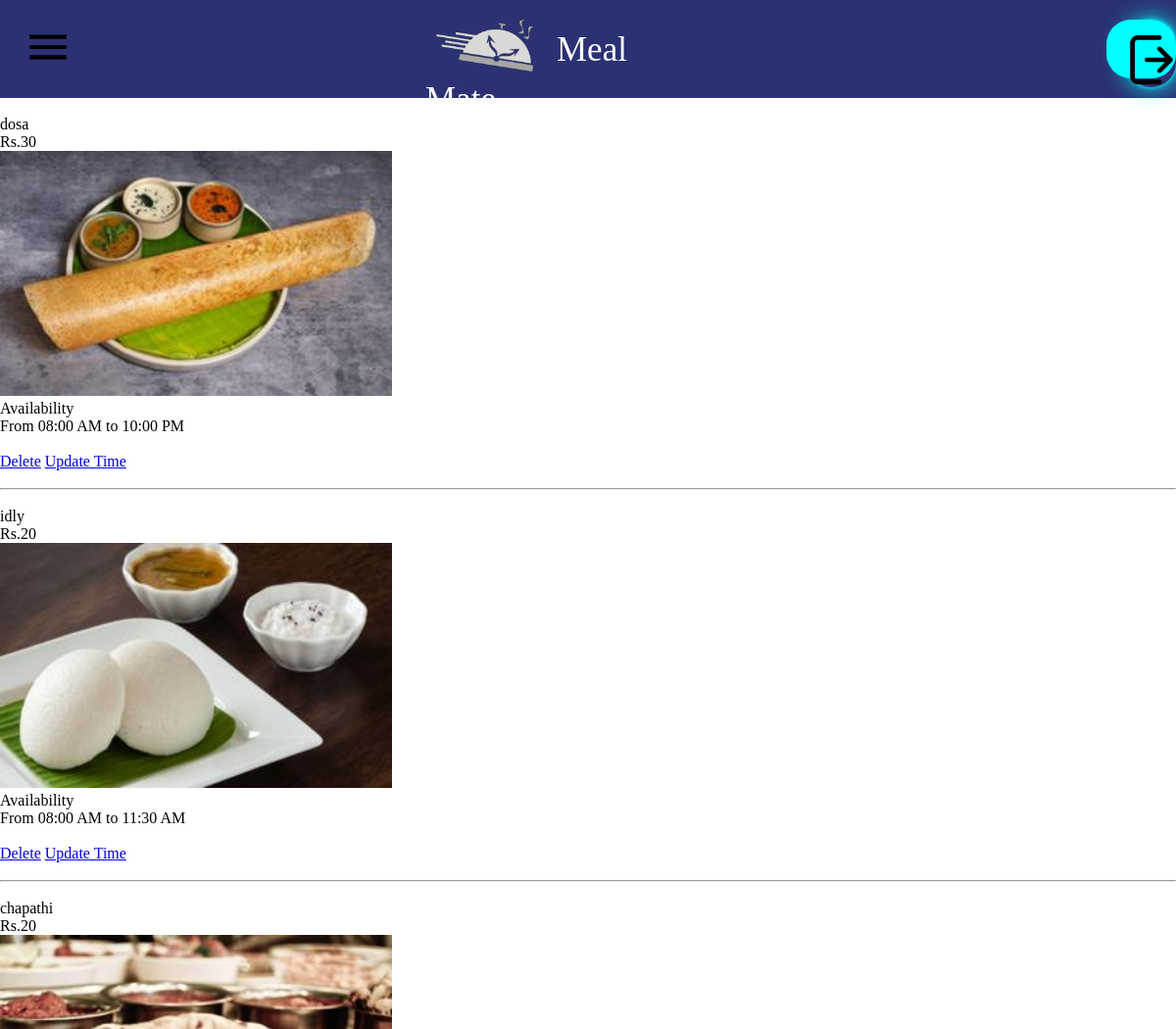
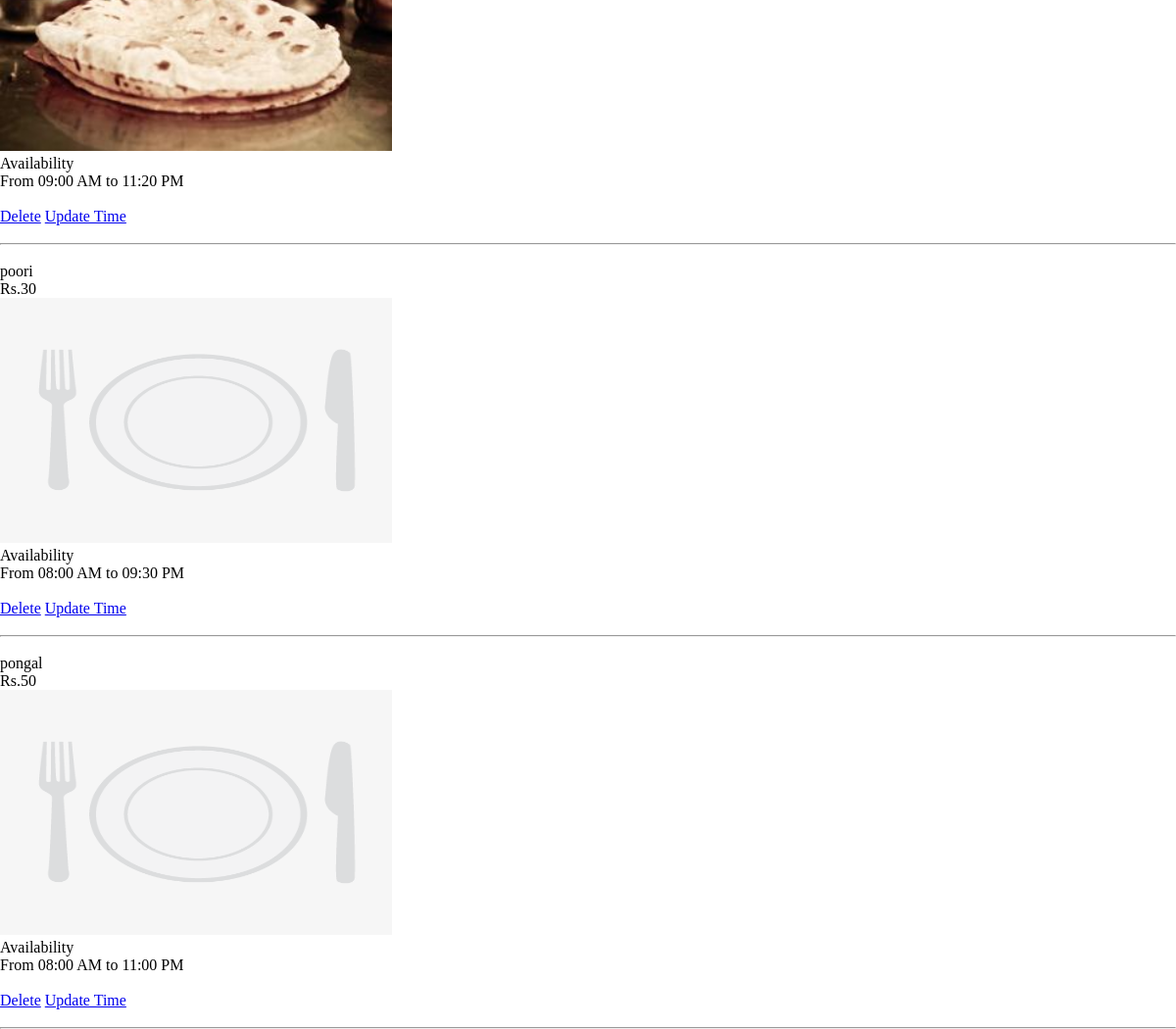
The app's page /viewMenu (signed in) with its own data (2 pictures, top to bottom).
### app.py (models this page shows, shortened)
class menu(db.Model):
    __tablename__ = "menu"
    id = db.Column(db.Integer,primary_key=True)
    name = db.Column(db.Text)
    price = db.Column(db.Integer)
    image = db.Column(db.Text, default='default.png')
    from_time = db.Column(db.Text)
    to_time = db.Column(db.Text)
    abs_from_time = db.Column(db.Time)
    abs_to_time = db.Column(db.Time)

### app.py (the view)
@app.route('/viewMenu')
@login_required
def viewMenu():
    if current_user.is_authenticated and current_user.role == 'employee':
        compMenu = menu.query.all()
        op=0
        return render_template('viewMenu.html', compMenu=compMenu,op=op)
    else:
        return 'Entry Restricted! Only Employees Allowed'

### app.py (called while the page is built)
@login_manager.user_loader
def load_user(id):
    return signup.query.get(id)

### templates/viewMenu.html (shortened to what this page needs)
{% extends 'base.html' %}
{% block content %}
{% for food in compMenu %}
    <div id="{{ food.id }}">
        <br />
        <p>{{food.name}}</p>
        <p>Rs.{{food.price}}</p>
        <img src="static/food_pics/{{food.image}}" width="400" height="250" />
        <p>Availability</p>
        <p>From {{food.from_time}} to {{food.to_time}}</p>
        <br />
        <a href="/deleteMenu/{{food.id}}">Delete</a>
        <a href="/updateTime/{{food.id}}">Update Time</a>
        <br /><br />
        <hr />
{% endfor %}
{% endblock %}

### templates/base.html (shortened to what this page needs)
<!DOCTYPE html>
<html lang="en">
  <head>
    <link rel="stylesheet" href="static/main.css" />
  </head>
  <body>
    <nav class="navigation">
      <ul class="nav">
        <li class="menu_icon">
          <a href="" onclick="showSideBar(event)" class="show_button"
            ><img src="static/menu_icon.svg" alt="" class="show_button"
          /></a>
        </li>
        <li class="nav_img">
          <img src="static/logo.png" alt="" />
          <p>Meal Mate</p>
        </li>
        <li class="logOut">
          <button>
            <a href="/logout"><img src="static/logout.png" width="100" /></a>
          </button>
        </li>
      </ul>
    </nav>
    {% block content %} {% endblock %}
  </body>
</html>

### static/main.css (style rules this page uses)
* { margin: 0px; padding: 0px; }
.navigation { width: 100%; height: 100px; background-color: rgba(3, 10, 87, 0.841); opacity: 1; transition: opacity 0.3s ease-in-out; }
.nav { display: flex; list-style: none; align-items: center; vertical-align: middle; }
.menu_icon { padding-left: 2%; }
.nav_img { height: 100px; width: 33%; padding-left: 30%; padding-right: 38%; }
.nav_img img { min-width: 30px; min-height: 40px; max-width: 130px; max-height: 70px; display: inline; padding-top: 15px; }
.nav_img p { display: inline; font-size: 35px; vertical-align: 16px; color: white; }
.nav a img { min-width: 50px; min-height: 50px; padding-right: 0px; }
.logOut { width: 70px; height: 60px; outline: none; background: transparent; vertical-align: middle; background-color: aqua; border-radius: 25px; align-items: center; vertical-align: middle; padding-left: 20px; }
.logOut button { background: transparent; width: 100%; outline: none; border: none; box-shadow: 0 0 5px cyan, 0 0 25px cyan; border-radius: 25px; }
.logOut img { margin-top: 10px; max-width: 27px; max-height: 27px; padding-right: 20px; padding-top: 6px; padding-left: 1px; }

### records on screen
menu: name "dosa", price "30", image (picture), from_time "08:00 AM", to_time "10:00 PM"
menu: name "idly", price "20", image (picture), from_time "08:00 AM", to_time "11:30 AM"
menu: name "chapathi", price "20", image (picture), from_time "09:00 AM", to_time "11:20 PM"
menu: name "poori", price "30", image (placeholder picture), from_time "08:00 AM", to_time "09:30 PM"
menu: name "pongal", price "50", image (placeholder picture), from_time "08:00 AM", to_time "11:00 PM"
